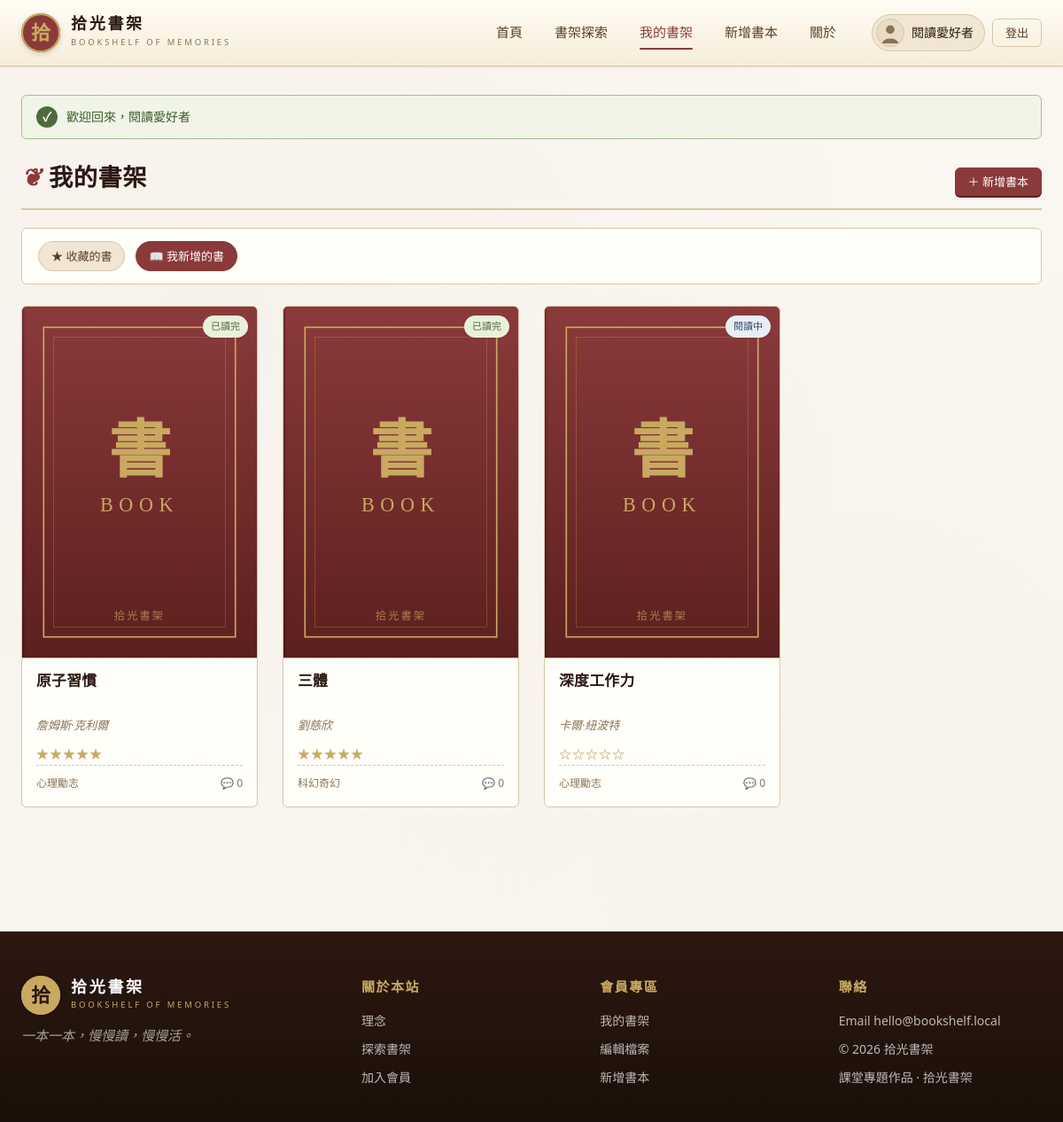
/my_shelf.php?tab=mine (signed in), run on the app's committed database.
### tables this page shows
CREATE TABLE books (
    id            INT AUTO_INCREMENT PRIMARY KEY,
    user_id       INT          NOT NULL,
    title         VARCHAR(200) NOT NULL,
    author        VARCHAR(120) NOT NULL,
    isbn          VARCHAR(20)  DEFAULT NULL,
    cover_image   VARCHAR(255) DEFAULT NULL,
    description   TEXT         DEFAULT NULL,
    category_id   INT          DEFAULT NULL,
    status        ENUM('want','reading','finished') NOT NULL DEFAULT 'want',
    rating        TINYINT      DEFAULT NULL,         
    page_count    INT          DEFAULT NULL,
    published_year INT         DEFAULT NULL,
    publisher     VARCHAR(120) DEFAULT NULL,
    created_at    DATETIME     NOT NULL DEFAULT CURRENT_TIMESTAMP,
    updated_at    DATETIME     NOT NULL DEFAULT CURRENT_TIMESTAMP ON UPDATE CURRENT_TIMESTAMP,
    FOREIGN KEY (user_id)     REFERENCES users(id)      ON DELETE CASCADE,
    FOREIGN KEY (category_id) REFERENCES categories(id) ON DELETE SET NULL
);

CREATE TABLE categories (
    id   INT AUTO_INCREMENT PRIMARY KEY,
    name VARCHAR(50) NOT NULL UNIQUE,
    slug VARCHAR(50) NOT NULL UNIQUE
);

### includes/db.php (called while the page is built, shortened)
<?php
function db(): PDO
{
    static $pdo = null;
    if ($pdo === null) {
        $dsn = sprintf('mysql:host=%s;dbname=%s;charset=%s', DB_HOST, DB_NAME, DB_CHARSET);
        try {
            $pdo = new PDO($dsn, DB_USER, DB_PASS, [
                PDO::ATTR_ERRMODE            => PDO::ERRMODE_EXCEPTION,
                PDO::ATTR_DEFAULT_FETCH_MODE => PDO::FETCH_ASSOC,
                PDO::ATTR_EMULATE_PREPARES   => false,
            ]);
        } catch (PDOException $e) {
            http_response_code(500);
            die('<h2>資料庫連線失敗</h2><pre>' . htmlspecialchars($e->getMessage()) . '</pre>');
        }
    }
    return $pdo;
}

### my_shelf.php (the view, shortened to what this page needs)
<?php
require_once __DIR__ . '/includes/functions.php';
$me = current_user();
$tab = $_GET['tab'] ?? 'fav';
$myBooks = [];
$favBooks = [];
if ($tab === 'mine') {
    $stmt = db()->prepare("
        SELECT b.*, c.name AS cat_name,
               (SELECT COUNT(*) FROM reviews r WHERE r.book_id=b.id) AS rcnt
          FROM books b LEFT JOIN categories c ON c.id=b.category_id
         WHERE b.user_id = ?
      ORDER BY b.created_at DESC
    ");
    $stmt->execute([$me['id']]);
    $myBooks = $stmt->fetchAll();
}
require_once __DIR__ . '/includes/header.php';
?>
<div class="section-title">
  <h2>我的書架</h2>
  <a href="add_book.php" class="btn btn-primary btn-sm">＋ 新增書本</a>
</div>
<div class="filter-bar">
  <a href="?tab=fav"  class="chip <?= $tab==='fav'?'active':'' ?>">★ 收藏的書</a>
  <a href="?tab=mine" class="chip <?= $tab==='mine'?'active':'' ?>">📖 我新增的書</a>
</div>
<?php
$list = $tab==='mine' ? $myBooks : $favBooks;
if (!$list):
?>
  <div class="empty">
    <div class="empty-icon">📚</div>
    <h3>書架上空空的</h3>
    <p><?= $tab==='mine'?'去新增你的第一本書吧！':'去書架探索找幾本喜歡的書收藏吧。' ?></p>
    <a href="<?= $tab==='mine'?'add_book.php':'bookshelf.php' ?>" class="btn btn-primary mt-2">
      <?= $tab==='mine'?'＋ 新增書本':'→ 去探索' ?>
    </a>
  </div>
<?php else: ?>
  <div class="book-grid">
    <?php foreach ($list as $b): ?>
      <article class="book-card">
        <a href="book_detail.php?id=<?= (int)$b['id'] ?>" class="book-cover">
          <span class="book-status <?= e($b['status']) ?>"><?= e(status_label($b['status'])) ?></span>
          <?php if ($b['cover_image']): ?>
            <img src="<?= e($b['cover_image']) ?>" alt="<?= e($b['title']) ?>">
          <?php else: ?>
            <img src="assets/images/default_cover.svg" alt="預設封面">
          <?php endif; ?>
        </a>
        <div class="book-body">
          <h3 class="book-title"><a href="book_detail.php?id=<?= (int)$b['id'] ?>"><?= e($b['title']) ?></a></h3>
          <p class="book-author"><?= e($b['author']) ?></p>
          <?= render_stars($b['rating']) ?>
          <div class="book-meta">
            <span><?= e($b['cat_name'] ?? '未分類') ?></span>
            <span title="書評數">💬 <?= (int)$b['rcnt'] ?></span>
          </div>
        </div>
      </article>
    <?php endforeach; ?>
  </div>
<?php endif; ?>
<?php require_once __DIR__ . '/includes/footer.php'; ?>

### data on the page
books: status "已讀完", title "原子習慣", author "詹姆斯·克利爾", rating "★★★★★", category.name "心理勵志", rcnt "0"
books: status "已讀完", title "三體", author "劉慈欣", rating "★★★★★", category.name "科幻奇幻", rcnt "0"
books: status "閱讀中", title "深度工作力", author "卡爾·紐波特", rating "☆☆☆☆☆", category.name "心理勵志", rcnt "0"

### other printed values
$u['display_name'] "閱讀愛好者"
$icon "✓"
$f['msg'] "歡迎回來，閱讀愛好者"
SITE_TAG "一本一本，慢慢讀，慢慢活。"
SITE_NAME "拾光書架"
